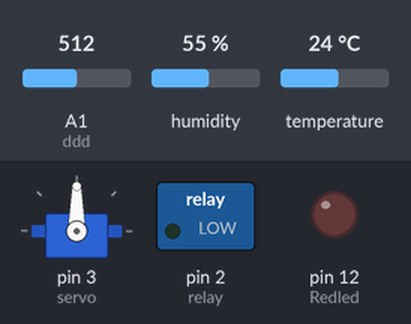
This sketch was run on a simulated Arduino Uno, built with avr-gcc and run on an emulated ATmega328P. Parts: servo, switched loads named in the sketch (green lamp = pin HIGH), output pins drawn as LEDs (lit = HIGH). The test bench sets the inputs (shaded band); at power-on: temperature 24 °C, A1 (ddd) = 512, humidity 55 %.

Above: at 1.2 s.
1.3 s: temperature set to 20.5 °C
3.2 s: temperature set to 19.2 °C
At 4.5 s:
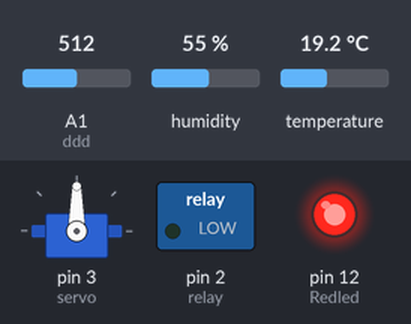
5.5 s: A1 (ddd) set to 315
7.0 s: A1 (ddd) set to 292
At 7.5 s:
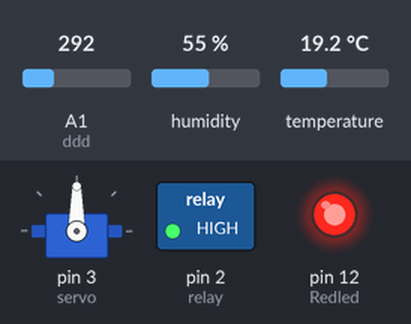
Timing chart, 0 to 9.5 s (numbered marks = the images above; inputs shaded):
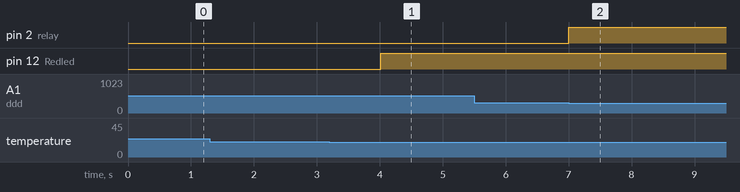

Measured:
- the behaviour switches between 20 and 19.9 °C on temperature (found by bisection; images 0 and 1)
- the behaviour switches between 300 and 299 on A1 (ddd) (found by bisection; images 1 and 2)
- after the input at 1.3 s, every drawn part: stays the same
- after the input at 3.2 s, pin 12 (Redled): LOW → HIGH after 0.82 s
- after the input at 5.5 s, every drawn part: stays the same
- after the input at 7.0 s, pin 2 (relay): LOW → HIGH at once

The sketch:

projectThree.ino
```cpp
#include <DHT.h>
#include <Servo.h>
#define DHTPIN1 7
int Redled= 12;
int relay= 2;
#define servo 3
#define ddd A1
float temp = 0.0;
float hum = 0.0;
#define DHTTYPE1 DHT22
DHT dht(DHTPIN1,DHTTYPE1);
Servo myservo;
void setup() {
  // put your setup code here, to run once:
  Serial.begin(115200);
  pinMode(Redled, OUTPUT);
  pinMode(relay, OUTPUT);
myservo.attach(servo);

}

void loop() {
  // put your main code here, to run repeatedly:

  temp = dht.readTemperature();
 // temp = dht.readTemperature(true); //for fahrenheit
  int soil = analogRead(ddd);
  hum =dht.readHumidity();
  if(temp>30){
    myservo.write(180);
  }else if(temp<20){
    digitalWrite(Redled, HIGH);
  }
  if(hum<50.00){
    Serial.println(hum);
  }
  else if(soil<300){
    digitalWrite(relay, HIGH);
    delay(10000);
    digitalWrite(relay, LOW);
  }
}
```
